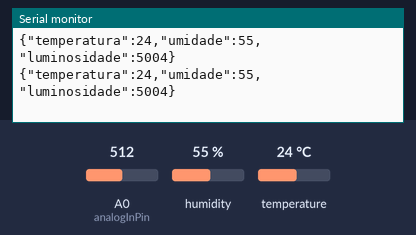
Bench run of a sketch on a simulated Arduino Uno, built with avr-gcc and run on an emulated ATmega328P. Parts: the last lines printed to the serial monitor. The test bench sets the inputs (shaded band); at power-on: A0 (analogInPin) = 512, humidity 55 %, temperature 24 °C.

Above: at 7.3 s.
7.4 s: A0 (analogInPin) set to 12
At 8.3 s:
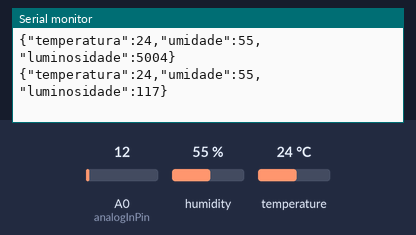
10.5 s: A0 (analogInPin) set to 9
At 10.9 s:
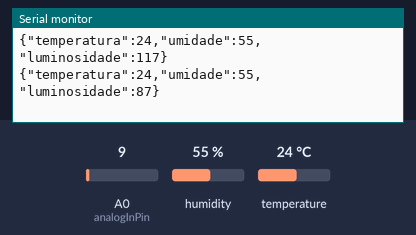
Timing chart, 0 to 13.0 s (numbered marks = the images above; inputs shaded):
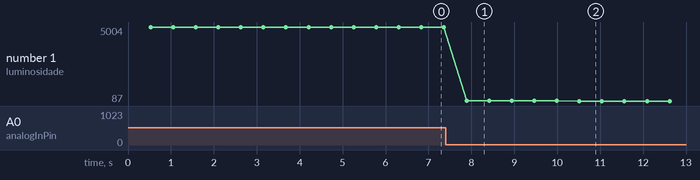

Measured:
- after the input at 7.4 s, the serial monitor: prints a new line after 0.49 s (image 1)
- after the input at 10.5 s, the serial monitor: prints a new line at once (image 2)
- plotted number 1: 5004 → 117 after the input at 7.4 s, 117 → 87 after the input at 10.5 s

The sketch:

sketch_feb15a.ino
```cpp
#include <DHT11.h>
#include <ArduinoJson.h>

// Sensor DHT11 conectado ao pino digital 2
DHT11 dht11(2);

// Sensor de luminosidade no pino analógico A0
const int analogInPin = A0;

// Objeto JSON para armazenar os dados dos sensores
JsonDocument sensor;

void setup() {
  // Inicia a comunicação serial com taxa de 9600 bps
  Serial.begin(9600);

  // Define um intervalo de 4000ms entre leituras do DHT11 (o padrão é 500ms)
  dht11.setDelay(4000);
}

void loop() {
  int temperatura = 0;
  int umidade = 0;

  // Realiza a leitura da temperatura e umidade do DHT11 a cada 4000ms
  int result = dht11.readTemperatureHumidity(temperatura, umidade);

  // Lê o valor do sensor de luminosidade em ohms
  int luminosidade = map(analogRead(analogInPin), 0, 1023, 0, 10000);

  // Verifica se a leitura foi bem-sucedida
  if (result == 0) {
    sensor["temperatura"] = temperatura;
    sensor["umidade"] = umidade;
    sensor["luminosidade"] = luminosidade;

    // Generate the minified JSON and send it to the Serial port.
    serializeJson(sensor, Serial);

     // Start a new line
    Serial.println();

  } else {
    // Exibe mensagem de erro caso a leitura do DHT11 falhe
    Serial.print("Erro na leitura do DHT11: ");
    Serial.println(DHT11::getErrorString(result));
  }
}
```
